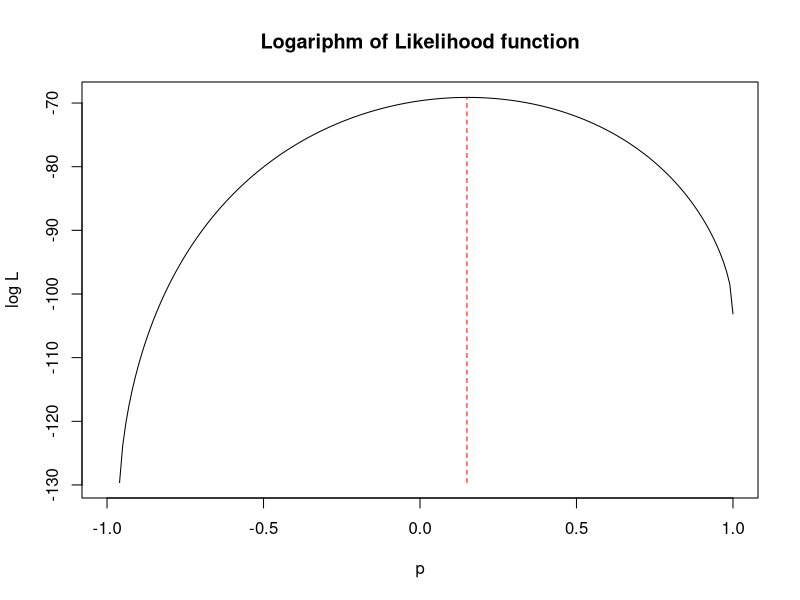
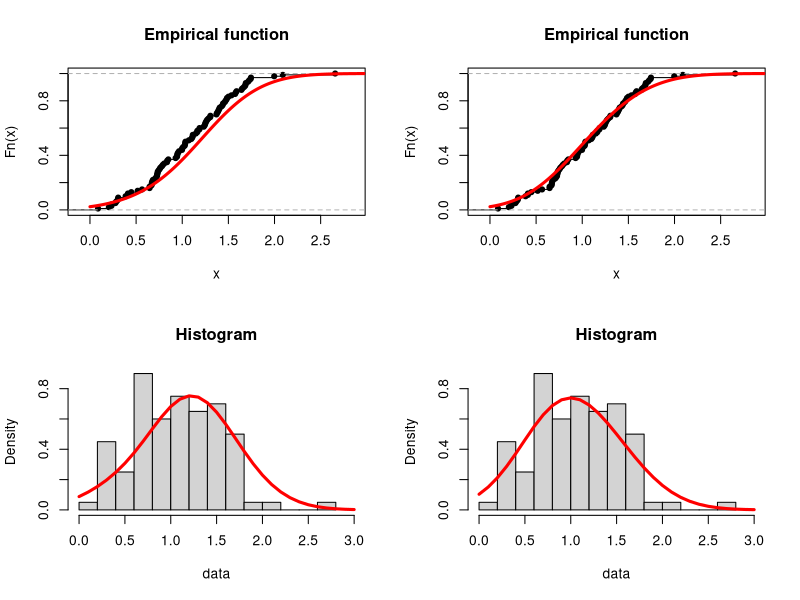

The R source for these figures, in order:
# --------------------------------------------------------------------------------------------- 
# №1 Estimates
# --------------------------------------------------------------------------------------------- 
#   E1                 E2
#
#   x  0,7    1        N(1.1,0.3)
#   p   ?     ?
#
# variables:
# sd - standard deviaton
# mean - expected value
# int* - integral
#
# data - values of E1*E2

# ---------------------------------------------------------------------------------------------
# a) Method of Moments
# --------------------------------------------------------------------------------------------- 

setwd("D:\\вуз\\R\\programs\\HW5")
data <- as.numeric(read.csv("data.csv", header = FALSE, row.names = 1)['D',])

E1mean=mean(data)
a1 = 0.7
a2 = 1
#p =
#1 - p = 

E2mean = 1.1
E2dsp = 0.3
E2sd = sqrt(E2dsp)

int1_func = function(x) {
  return(dnorm(x/a1, E2mean, E2sd)*x)
}

int2_func = function(x) {
  return(dnorm(x/a2, E2mean, E2sd))
}

#int1 = integrate(int1_func,-Inf,Inf)$value
#int2 = integrate(int2_func, -Inf, Inf)$value

int1 = 0.49
int2 = 1

p_a = (E1mean - 1/a2 * int2)/(1/a1 * int1 - 1/a2 * int2)
cat("Method of moments:", sprintf("p = %f", p_a))


# --------------------------------------------------------------------------------------------- 
# b) Maximum likelihood method
# --------------------------------------------------------------------------------------------- 
# Unknown parameter estimate 

res = 0
densityLikelihood = function(t, p){
  res = p/a1 * dnorm(t/a1, E2mean, E2sd) + (1 - p)/a2 * dnorm(t/a2, E2mean, E2sd)
  return(res)
}


lnLikelihood = function(t, data){
  res = t
  for (i in 1:length(t)) {
    res[i] = 0
    for (j in 1:length(data)) {
    res[i] = res[i] + log(densityLikelihood(data[j], t[i]))
    }
  }
  return(res)
}
tmp0 = seq(-1, 1, 0.01);
tmp1 = lnLikelihood(tmp0, data)

p_b = -1 + 0.01 * (which.max(tmp1)- 1)
cat("Maximum likelihood method:", sprintf("p = %f", p_b))


# Plot of likelihood function
pdf( file="likelihoodFunction.pdf")

plot(tmp0, lnLikelihood(tmp0, data),
     type = 'l',
     xlab = 'p',
     ylab = 'log L',
     main = 'Logariphm of Likelihood function')

lines(c(p_b, p_b), c(min(tmp1, na.rm = TRUE), max(tmp1,  na.rm = TRUE)),
      type = 'l',
      col = 'red',
      lty = 2)

dev.off()
# Plot of distribution with estimated parameters

dDistribution = function(t){                                                          # Density of distribution
  res = p/a1 * dnorm(t/a1, E2mean, E2sd) + (1 - p)/a2 * dnorm(t/a2, E2mean, E2sd)     # == densityLikelihood 
  return(res)
}

pDistribution = function(low, up) {                                                   # Distribution function
  for (i in 1:up) {
    low = low+0.01
    res[i] = integrate(dDistribution, -Inf, low)$value
  }
  return(res)}

pdf( file="estimates.pdf")
layout (matrix (c (1,2,3,4), 2, 2))

p = p_a
plot(ecdf(data),
     main = 'Empirical function')
lines(seq(0,2.99,0.01),pDistribution(0,300),
      col = 'red',
      lwd = 3)
hist(data,
     freq = is.null(dDistribution),
     breaks = 10,
     xlim = c(0,3),
     main = 'Histogram')
lines(seq(0,3,0.1),dDistribution(seq(0,3,0.1)),
      col = 'red',
      lwd = 3)

p = p_b
plot(ecdf(data),
     main = 'Empirical function')
lines(seq(0,2.99,0.01),pDistribution(0,300),
      col = 'red',
      lwd = 3)
hist(data,
     freq = is.null(dDistribution),
     breaks = 10,
     xlim = c(0,3),
     main = 'Histogram')
lines(seq(0,3,0.1),dDistribution(seq(0,3,0.1)),
      col = 'red',
      lwd = 3)

dev.off()

